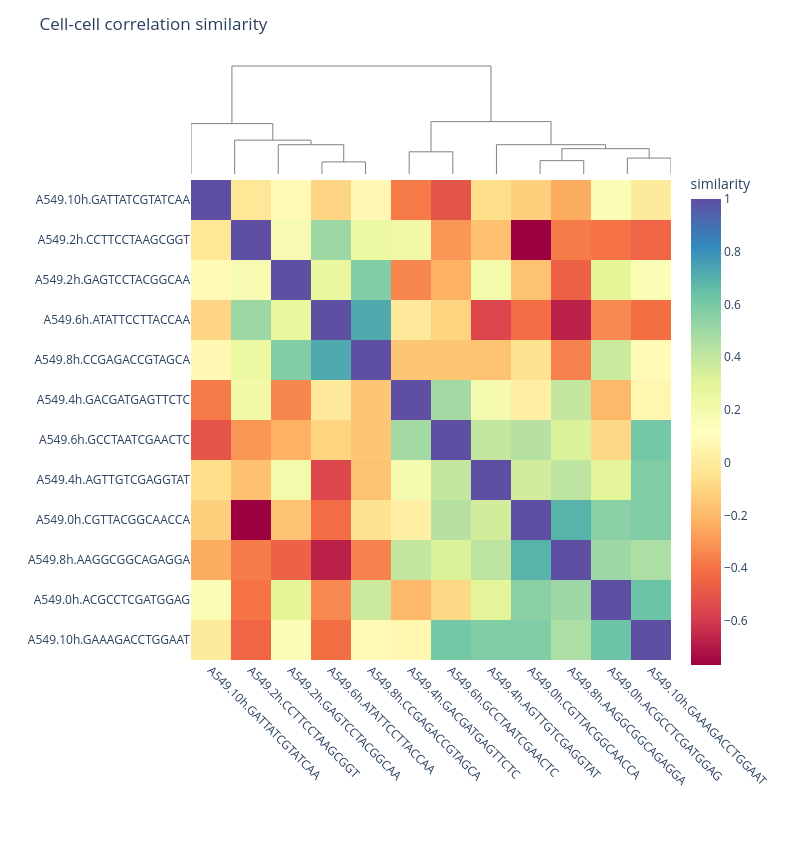

Here is the notebook cell this chart was saved with:
### Code cell
# Plot clustered heatmap to visualize the similarity

hda.visualize.heatmap(
    sim=sim_2, 
    type="cell", 
    show_cluster=True,
    title="Cell-cell correlation similarity"
)

### Figure 1 — Plotly figure (JSON) as saved in the notebook; plotly's stock layout.template omitted (floating-point values rounded to 4 significant figures; data arrays with more than 128 entries replaced by an {"elided": "..."} marker saying what was removed)
{"data": [{"hoverinfo": "skip", "line": {"color": "gray", "width": 1}, "mode": "lines", "showlegend": false, "type": "scatter", "x": [35.0, 35.0, 45.0, 45.0], "xaxis": "x", "y": [0.0, 0.2783, 0.2783, 0.0], "yaxis": "y"}, {"hoverinfo": "skip", "line": {"color": "gray", "width": 1}, "mode": "lines", "showlegend": false, "type": "scatter", "x": [25.0, 25.0, 40.0, 40.0], "xaxis": "x", "y": [0.0, 0.674, 0.674, 0.2783], "yaxis": "y"}, {"hoverinfo": "skip", "line": {"color": "gray", "width": 1}, "mode": "lines", "showlegend": false, "type": "scatter", "x": [15.0, 15.0, 32.5, 32.5], "xaxis": "x", "y": [0.0, 0.7793, 0.7793, 0.674], "yaxis": "y"}, {"hoverinfo": "skip", "line": {"color": "gray", "width": 1}, "mode": "lines", "showlegend": false, "type": "scatter", "x": [5.0, 5.0, 23.75, 23.75], "xaxis": "x", "y": [0.0, 1.16, 1.16, 0.7793], "yaxis": "y"}, {"hoverinfo": "skip", "line": {"color": "gray", "width": 1}, "mode": "lines", "showlegend": false, "type": "scatter", "x": [55.0, 55.0, 65.0, 65.0], "xaxis": "x", "y": [0.0, 0.5106, 0.5106, 0.0], "yaxis": "y"}, {"hoverinfo": "skip", "line": {"color": "gray", "width": 1}, "mode": "lines", "showlegend": false, "type": "scatter", "x": [85.0, 85.0, 95.0, 95.0], "xaxis": "x", "y": [0.0, 0.3073, 0.3073, 0.0], "yaxis": "y"}, {"hoverinfo": "skip", "line": {"color": "gray", "width": 1}, "mode": "lines", "showlegend": false, "type": "scatter", "x": [105.0, 105.0, 115.0, 115.0], "xaxis": "x", "y": [0.0, 0.3662, 0.3662, 0.0], "yaxis": "y"}, {"hoverinfo": "skip", "line": {"color": "gray", "width": 1}, "mode": "lines", "showlegend": false, "type": "scatter", "x": [90.0, 90.0, 110.0, 110.0], "xaxis": "x", "y": [0.3073, 0.5827, 0.5827, 0.3662], "yaxis": "y"}, {"hoverinfo": "skip", "line": {"color": "gray", "width": 1}, "mode": "lines", "showlegend": false, "type": "scatter", "x": [75.0, 75.0, 100.0, 100.0], "xaxis": "x", "y": [0.0, 0.6742, 0.6742, 0.5827], "yaxis": "y"}, {"hoverinfo": "skip", "line": {"color": "gray", "width": 1}, "mode": "lines", "showlegend": false, "type": "scatter", "x": [60.0, 60.0, 87.5, 87.5], "xaxis": "x", "y": [0.5106, 1.206, 1.206, 0.6742], "yaxis": "y"}, {"hoverinfo": "skip", "line": {"color": "gray", "width": 1}, "mode": "lines", "showlegend": false, "type": "scatter", "x": [14.38, 14.38, 73.75, 73.75], "xaxis": "x", "y": [1.16, 2.485, 2.485, 1.206], "yaxis": "y"}, {"colorbar": {"len": 0.85, "title": {"text": "similarity"}, "y": 0.4}, "colorscale": [[0, "rgb(158,1,66)"], [0.1, "rgb(213,62,79)"], [0.2, "rgb(244,109,67)"], [0.3, "rgb(253,174,97)"], [0.4, "rgb(254,224,139)"], [0.5, "rgb(255,255,191)"], [0.6, "rgb(230,245,152)"], [0.7, "rgb(171,221,164)"], [0.8, "rgb(102,194,165)"], [0.9, "rgb(50,136,189)"], [1, "rgb(94,79,162)"]], "hovertemplate": "<b>cell x</b>: %{x}<br><b>cell y</b>: %{y}<br><b>similarity</b>: %{z:.3f}<extra></extra>", "type": "heatmap", "x": ["A549.10h.GATTATCGTATCAA", "A549.2h.CCTTCCTAAGCGGT", "A549.2h.GAGTCCTACGGCAA", "A549.6h.ATATTCCTTACCAA", "A549.8h.CCGAGACCGTAGCA", "A549.4h.GACGATGAGTTCTC", "A549.6h.GCCTAATCGAACTC", "A549.4h.AGTTGTCGAGGTAT", "A549.0h.CGTTACGGCAACCA", "A549.8h.AAGGCGGCAGAGGA", "A549.0h.ACGCCTCGATGGAG", "A549.10h.GAAAGACCTGGAAT"], "xaxis": "x2", "y": ["A549.10h.GATTATCGTATCAA", "A549.2h.CCTTCCTAAGCGGT", "A549.2h.GAGTCCTACGGCAA", "A549.6h.ATATTCCTTACCAA", "A549.8h.CCGAGACCGTAGCA", "A549.4h.GACGATGAGTTCTC", "A549.6h.GCCTAATCGAACTC", "A549.4h.AGTTGTCGAGGTAT", "A549.0h.CGTTACGGCAACCA", "A549.8h.AAGGCGGCAGAGGA", "A549.0h.ACGCCTCGATGGAG", "A549.10h.GAAAGACCTGGAAT"], "yaxis": "y2", "z": {"elided": "12x12 float values"}}], "layout": {"height": 851, "margin": {"b": 191, "l": 191, "r": 120, "t": 60}, "paper_bgcolor": "white", "plot_bgcolor": "white", "title": {"text": "Cell-cell correlation similarity"}, "width": 791, "xaxis": {"anchor": "y", "domain": [0, 1], "visible": false}, "xaxis2": {"anchor": "y2", "domain": [0, 1], "tickangle": 45}, "yaxis": {"anchor": "x", "domain": [0.8, 1], "visible": false}, "yaxis2": {"anchor": "x2", "autorange": "reversed", "domain": [0, 0.8]}}}
